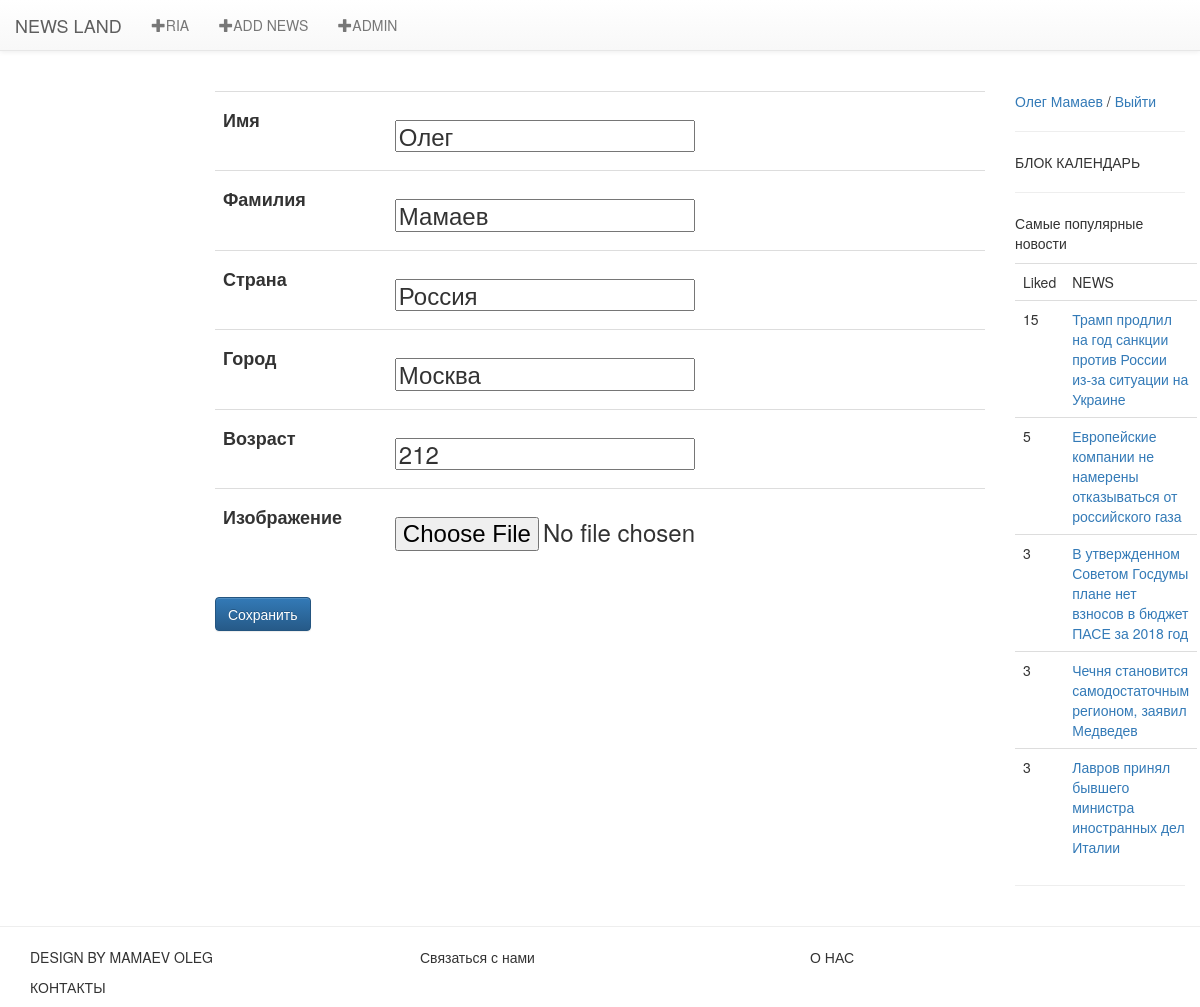
Page /register/next_step/ (signed in) on the earlier database version.
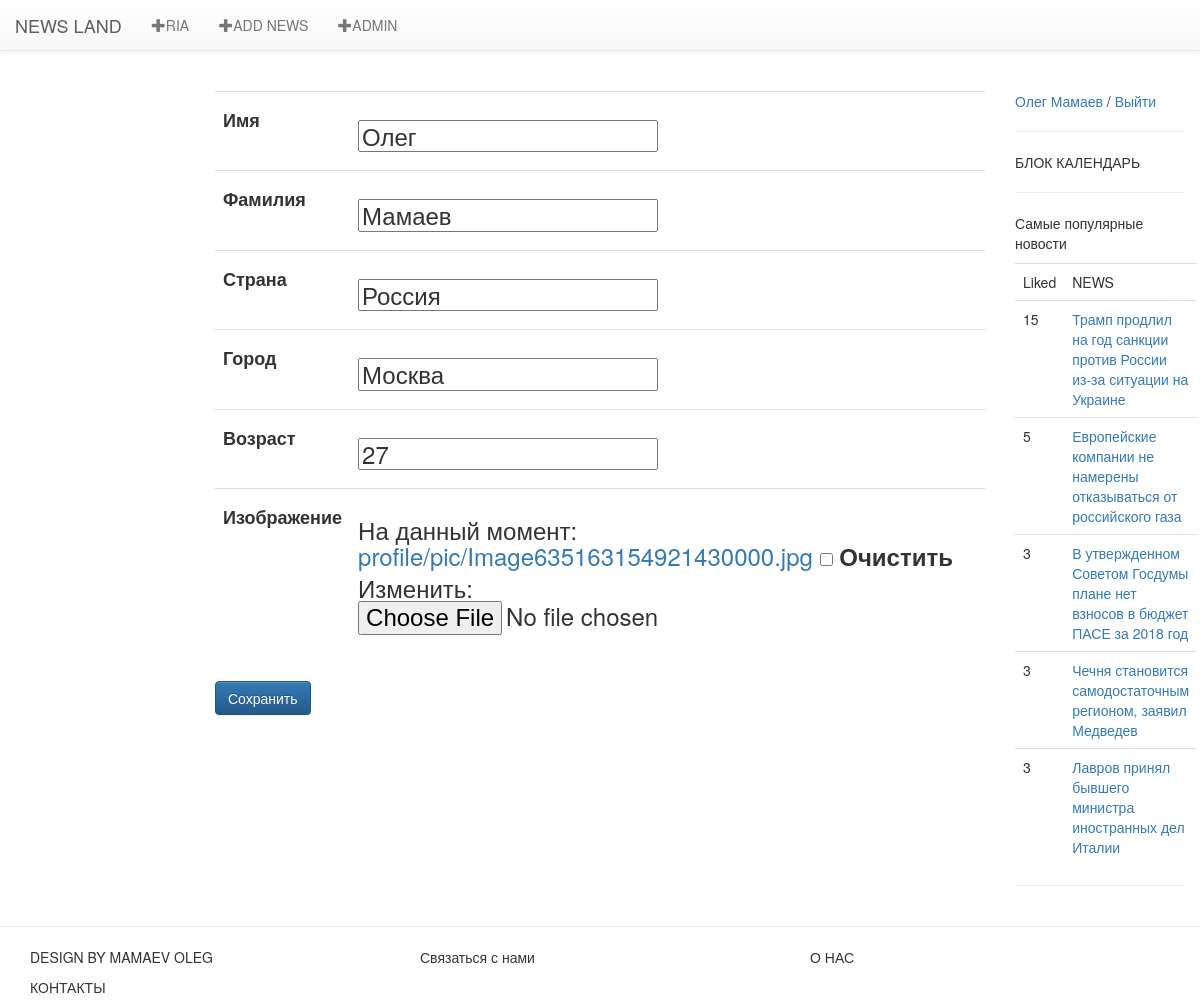
Same page on the later database version.
### news/models.py (models this page shows, shortened)
class Profile(models.Model):
    class Meta:
        verbose_name = 'Дополнительная информация профиля'
        verbose_name_plural = 'Дополнительная информация профилей'
    user = models.OneToOneField(User,on_delete=models.CASCADE,primary_key=True,unique=True,verbose_name='Пользователь')
    first_name = models.CharField(max_length=30,verbose_name='Имя',blank=True)
    last_name = models.CharField(max_length=30,verbose_name='Фамилия',blank=True)
    country = models.CharField(max_length=50,verbose_name='Страна',blank=True)
    my_city = models.CharField(max_length=50,verbose_name='Город',blank=True)
    age = models.IntegerField(default=0,verbose_name='Возраст',blank=True)
    avatar = models.ImageField(upload_to='profile/pic', verbose_name='Изображение',blank=True)
    def get_full_name(self):
        return '%s %s' %(self.first_name, self.last_name)

class Newsbase(models.Model):
    class Meta:
        verbose_name = 'Новость'
        verbose_name_plural = 'Новости'
    authors = (
        ('Mamaev_Oleg','Мамаев Олег'),
        ('Maksimova_Marina','Максимова Марина'),
        ('Doncova_Dariya','Донцова Дарья'),
    )
    category = (
        ('policy', 'Политика'),
        ('society', 'Общество'),
        ('economy', 'Экономика'),
        ('world', 'В мире'),
        ('sport', 'Спорт'),
        ('incedent', 'Происшествия'),
        ('culture', 'Культура'),
        ('tech', 'Технологии'),
        ('science', 'Наука'),
    )
    news_title = models.CharField(max_length=250,verbose_name='Заголовок',unique=True)
    news_date = models.DateTimeField(auto_now_add=True,verbose_name='Дата и время публикации')
    news_text = models.TextField(verbose_name='Текст статьи',unique=True)
    news_liked = models.IntegerField(default=0,verbose_name='Like')
    news_category = models.CharField(max_length=20,choices=category,verbose_name='Категория')
    news_authors = models.CharField(max_length=30,choices=authors, verbose_name='Автор' )
    news_views = models.IntegerField(default=0,verbose_name='Просмотров')
    news_pic1 = models.ImageField(upload_to='news/pic/%Y/%m/%d',verbose_name='Изображение1')
    news_pic2 = models.ImageField(upload_to='news/pic/%Y/%m/%d',verbose_name='Изображение2',blank=True)
    news_pic3 = models.ImageField(upload_to='news/pic/%Y/%m/%d',verbose_name='Изображение3',blank=True)
    news_pic4 = models.ImageField(upload_to='news/pic/%Y/%m/%d',verbose_name='Изображение4',blank=True)
    news_pic5 = models.ImageField(upload_to='news/pic/%Y/%m/%d',verbose_name='Изображение5',blank=True)

### news/views.py (the view, shortened to what this page needs)
# urls.py: re_path('^register/next_step/$',        views.Step2.as_view(),                  name='register_step2'),
class Step2(TemplateView,category_list):
    template_name = 'registration/steptwo.html'
    form = None
    button = 'Сохранить'
    title = 'Редактирование данных пользователя'
    def get(self,request,*args,**kwargs):
        try:
            self.form = ProfileForm(instance=Profile.objects.get(pk=self.request.user.id))
        except:
            self.form = ProfileForm()
            print('ОШИБКА.ПОЛЬЗОВАТЕЛЬ НЕ НАЙДЕН')
        return super(Step2,self).get(request,*args,**kwargs)
    def get_context_data(self, **kwargs):
        context = super(Step2,self).get_context_data(**kwargs)
        context['form'] = self.form
        context['button_text'] = self.button
        context['title'] = self.title
        return context

### news/forms.py
class LoginForm(forms.Form):
    username = forms.CharField(label='Логин')
    password = forms.CharField(widget=forms.PasswordInput, label='Пароль')

### news/views.py (called while the page is built)
    def get_context_data(self, **kwargs):
        context = super(category_list,self).get_context_data(**kwargs)
        context['category'] = Newsbase.category
        context['authors'] = Newsbase.authors
        context['login_form'] = LoginForm()
        context['top5'] = Newsbase.objects.order_by('-news_liked')[0:5]
        return context

### news/templates/registration/steptwo.html (shortened to what this page needs)
{% extends 'base/main.html' %}
{% block text %}
    <form action="" method="post" enctype="multipart/form-data">
                <table class="table">
                    {% for field in form %}
                        <tr>
                            <td><h4><b>{{ field.label }}</b></h4> </td>
                            <td><p><h3>{{ field }}</h3></p> </td>
                        </tr>
                    {% endfor %}
                </table>
                <button type="submit" class="btn btn-primary navbar-btn" >
                    {% if  button_text  %}
                        {{ button_text }}
                    {% else %}
                    ЗАРЕГИСТРИРОВАТЬСЯ
                    {% endif %}
                </button>
            </form>
{% endblock %}

### news/templates/base/main.html (shortened to what this page needs)
<!DOCTYPE html>
<html lang="ru">
<head>
<link rel="stylesheet" href="https://maxcdn.bootstrapcdn.com/bootstrap/3.3.7/css/bootstrap.min.css">
<link rel="stylesheet" href="https://maxcdn.bootstrapcdn.com/bootstrap/3.3.7/css/bootstrap-theme.min.css">
</head>
<body>
<nav class="navbar navbar-default navbar-static-top">
    <div class="container-fluid">
        <div class="navbar-header">
            <a class="navbar-brand" href="/">NEWS LAND</a>
        </div>
        <div class="collapse navbar-collapse" id="bs-example-navbar-collapse-1">
            <ul class="nav navbar-nav">
                <li>
                    <a href="{% url 'ria_index' %}" target="_blank"><i class="glyphicon glyphicon-plus"></i>RIA</a>
                </li>
            {% if  perms.news.add_Newsbase  %}
                {% if category_now %}
                    <li>
                        <a href="/{{ category_now }}/add_news"><i class="glyphicon glyphicon-plus"></i>ADD NEWS</a>
                    </li>
                {% else %}
                    <li>
                        <a href="/add_news"><i class="glyphicon glyphicon-plus"></i>ADD NEWS</a>
                    </li>
                {% endif %}
            {% endif %}
                {% if  user.is_superuser  %}
                <li>
                    <a href="/admin" target="_blank"><i class="glyphicon glyphicon-plus"></i>ADMIN</a>
                </li>
                {% endif %}
            </ul>
        </div>
  </div>
</nav>
  <br>
<div class="container-fluid">
    <div class="row">
        <div class="col-md-2">
        </div>
        <div class="col-md-8">
            {% block text %}
            {% endblock %}
        </div>
        <div class="col-md-2" >
        {% block reklama %}
            <div>
                {% if user.is_authenticated %}
                    {% if  user.profile.get_full_name > "1"  %}
                        <p><a href="{% url 'show_profile' %}?man={{ user.id }}">{{ user.profile.get_full_name }}</a> / <a href="{% url 'logout' %}">Выйти</a> </p>
                    {% else %}
                        <p>{{ user }} / <a href="{% url 'logout' %}">Выйти</a></p>
                    {% endif %}
                {% endif %}
            </div>
            <hr>
            <div>
                <p>БЛОК КАЛЕНДАРЬ</p>
                <hr>
            </div>
            <div>
                {% include "base/top5.html" %}
                <hr>
            </div>
            {% endblock%}
        </div>
    </div>
</div>
<div class="footer">
<hr>
    {% include "base/footer.html" %}
</div>
</body>
</html>

### news/templates/base/top5.html
{% if  top5  %}
    <table class="table">
        <p>
            Самые популярные новости
        </p>
        <tr>
            <td>Liked</td>
            <td>NEWS</td>
        </tr>
        {% for news in top5 %}
        <tr>
            <td>{{ news.news_liked }}</td>
            <td><a href="{% url 'post' %}?post={{news.id}}">{{ news.news_title }}</a></td>
        </tr>
        {% endfor %}
    </table>
{% endif %}

### news/templates/base/footer.html
<div class="container">
    <div class="row">
        <div class="col-md-4">
            <p>DESIGN BY MAMAEV OLEG</p>
            <p>КОНТАКТЫ</p>
        </div>
        <div class="col-md-4"><p>Связаться с нами</p></div>
        <div class="col-md-4"><p>О НАС</p></div>
    </div>
</div>

Differences in the rows shown:
changed Profile "Олег": age "212" → "27"
Other differences:
new list line: "На данный момент: profile/pic/Image635163154921430000.jpg Очистить Изменить: ☐"
